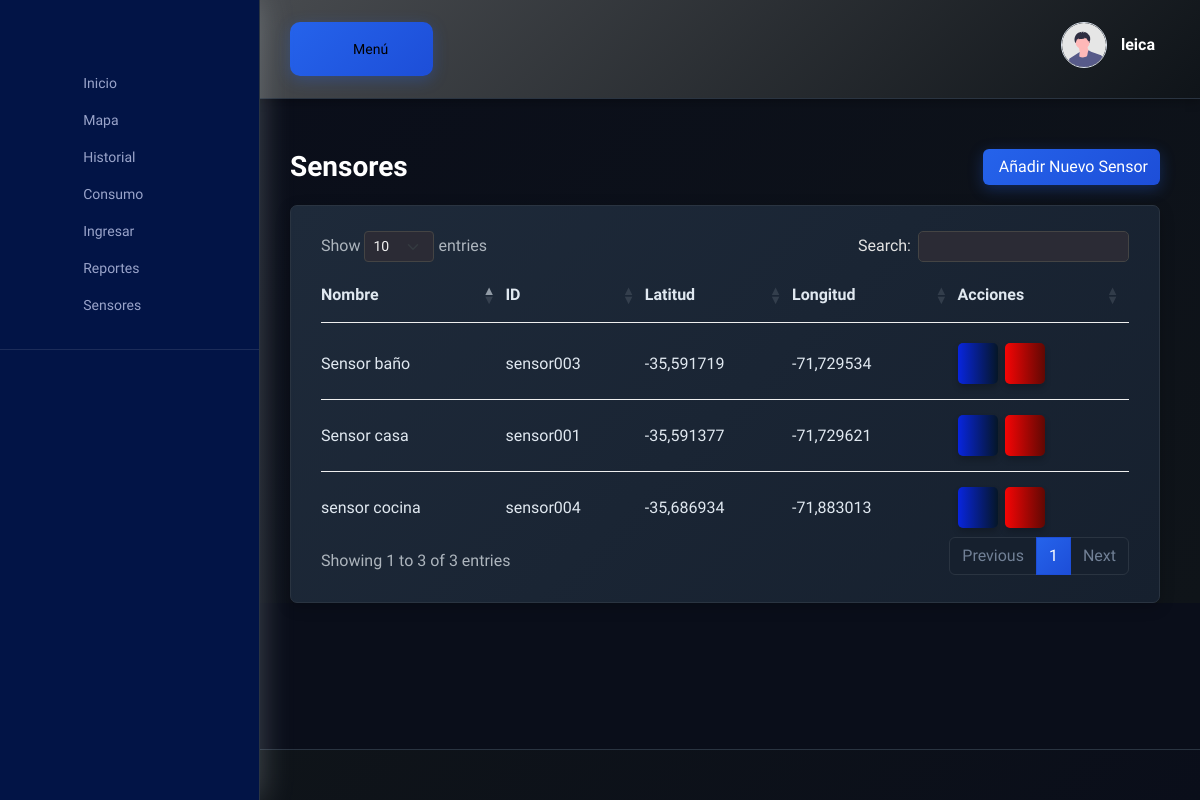
The app's page /sensores/ (signed in), older data.
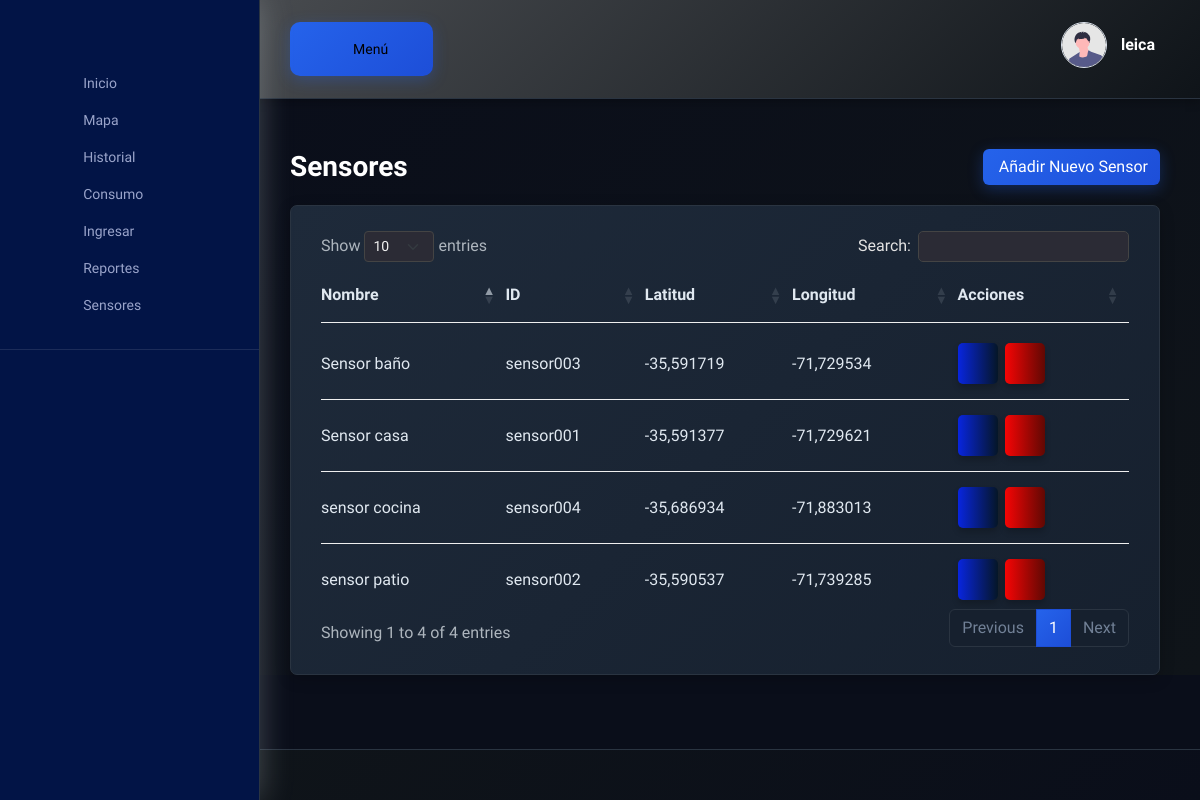
The same page, newer data.
### sensores/models.py (models this page shows, shortened)
class Dispositivo(models.Model):
    usuario = models.ForeignKey(Usuario, on_delete=models.CASCADE, related_name="dispositivos")
    id_dispositivo_mqtt = models.CharField(max_length=100, unique=True, help_text="El ID único usado en los mensajes MQTT")
    nombre = models.CharField(max_length=100, blank=True)
    limite_flujo_excesivo = models.FloatField(null=True, blank=True)
    latitud = models.FloatField(null=True, blank=True)
    longitud = models.FloatField(null=True, blank=True)

### sensores/views.py (the view)
# urls.py: path('sensores/', sensores_views.lista_sensores_view, name='lista_sensores'),
@login_required
def lista_sensores_view(request):
    sensores = Dispositivo.objects.filter(usuario__usuario=request.user)
    context = {
        'sensores': sensores
    }
    return render(request, 'sensores/dashboard_sensores.html', context)

### templates/sensores/dashboard_sensores.html (shortened to what this page needs)
{% extends "base/base_dashboard.html" %}
{% load static %}
{% block page_styles %}
  <link rel="stylesheet" href="https://cdn.datatables.net/1.13.6/css/dataTables.bootstrap5.min.css" />
{% endblock %}
{% block dashboard_content %}
  <div class="title-wrapper pt-30 mb-20 d-flex justify-content-between align-items-center">
    <div class="row align-items-center">
      <div class="col-md-12">
        <h2>Sensores</h2>
      </div>
    </div>
    <a href="{% url 'ingreso_pagina' %}" class="btn btn-primary">
       Añadir Nuevo Sensor
    </a>
  </div>
  <div class="card-style">
    <div class="card-body">
      <div class="table-responsive">
        <table id="sensoresTabla" class="table table-hover">
          <thead>
            <tr>
              <th>Nombre</th>
              <th>ID</th>
              <th>Latitud</th>
              <th>Longitud</th>
              <th>Acciones</th>
            </tr>
          </thead>
          <tbody>
            {% for sensor in sensores %}
            <tr>
              <td>{{ sensor.nombre|default:"Sin Nombre" }}</td>
              <td>{{ sensor.id_dispositivo_mqtt }}</td>
              <td>{{ sensor.latitud|default:"N/A" }}</td>
              <td>{{ sensor.longitud|default:"N/A" }}</td>
              <td>
                <a href="{% url 'editar_sensor' id_mqtt=sensor.id_dispositivo_mqtt %}" class="btn btn-artista-azul" style="margin-right: 3px;" title="Editar">
                </a>
                <a href="{% url 'eliminar_sensor' id_mqtt=sensor.id_dispositivo_mqtt %}" class="btn btn-artista-rojo" title="Eliminar">
                </a>
              </td>
            </tr>
            {% endfor %}
          </tbody>
        </table>
      </div>
    </div>
  </div>
{% endblock %}

Row changes from the older to the newer data that the page shows:
added Dispositivo: nombre "sensor patio", id_dispositivo_mqtt "sensor002", latitud "-35,590537", longitud "-71,739285"
Text that changed along with them:
text written by a page script: "Show entries Search: Showing 1 to 3 of 3 entries Previous 1 Next" → "Show entries Search: Showing 1 to 4 of 4 entries Previous 1 Next"
